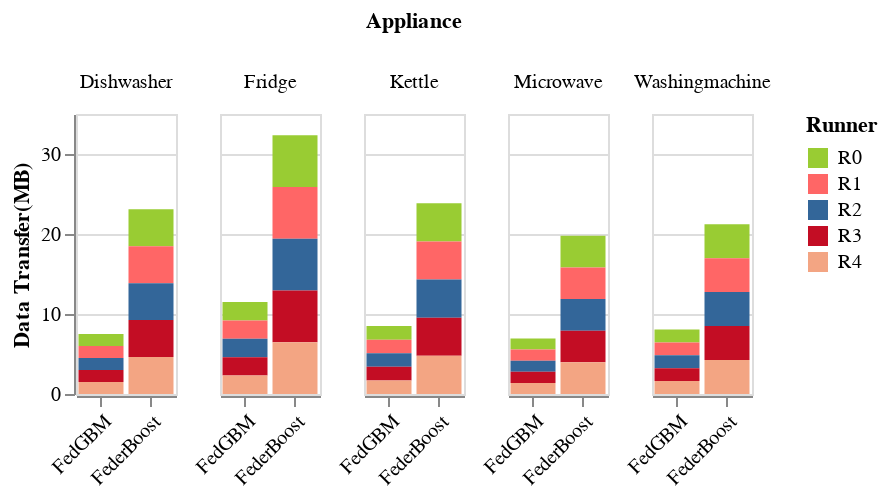

The code cell stored with this chart in its notebook:
### Code cell
chart1

### Figure 1 — Vega-Lite specification as saved in the notebook (floating-point values rounded to 4 significant figures; data arrays with more than 128 entries replaced by an {"elided": "..."} marker saying what was removed)
{"config": {"view": {"continuousWidth": 400, "continuousHeight": 300}}, "data": {"name": "data-ff799eb9a5f7ee2be52fb3ecb90be481"}, "mark": "bar", "encoding": {"color": {"type": "nominal", "field": "Runner", "legend": {"title": "Runner"}, "scale": {"domain": ["R0", "R1", "R2", "R3", "R4"], "range": ["#99cc33", "#FF6666", "#336699", "#c30d24", "#f3a583"]}}, "column": {"type": "nominal", "field": "Appliance"}, "x": {"type": "ordinal", "axis": {"labelAngle": -45}, "field": "method", "title": ""}, "y": {"type": "quantitative", "aggregate": "mean", "field": "volumn", "title": "Data Transfer(MB)"}}, "height": 140, "width": 50, "$schema": "https://vega.github.io/schema/vega-lite/v4.8.1.json", "datasets": {"data-ff799eb9a5f7ee2be52fb3ecb90be481": {"elided": "450 records"}}}
